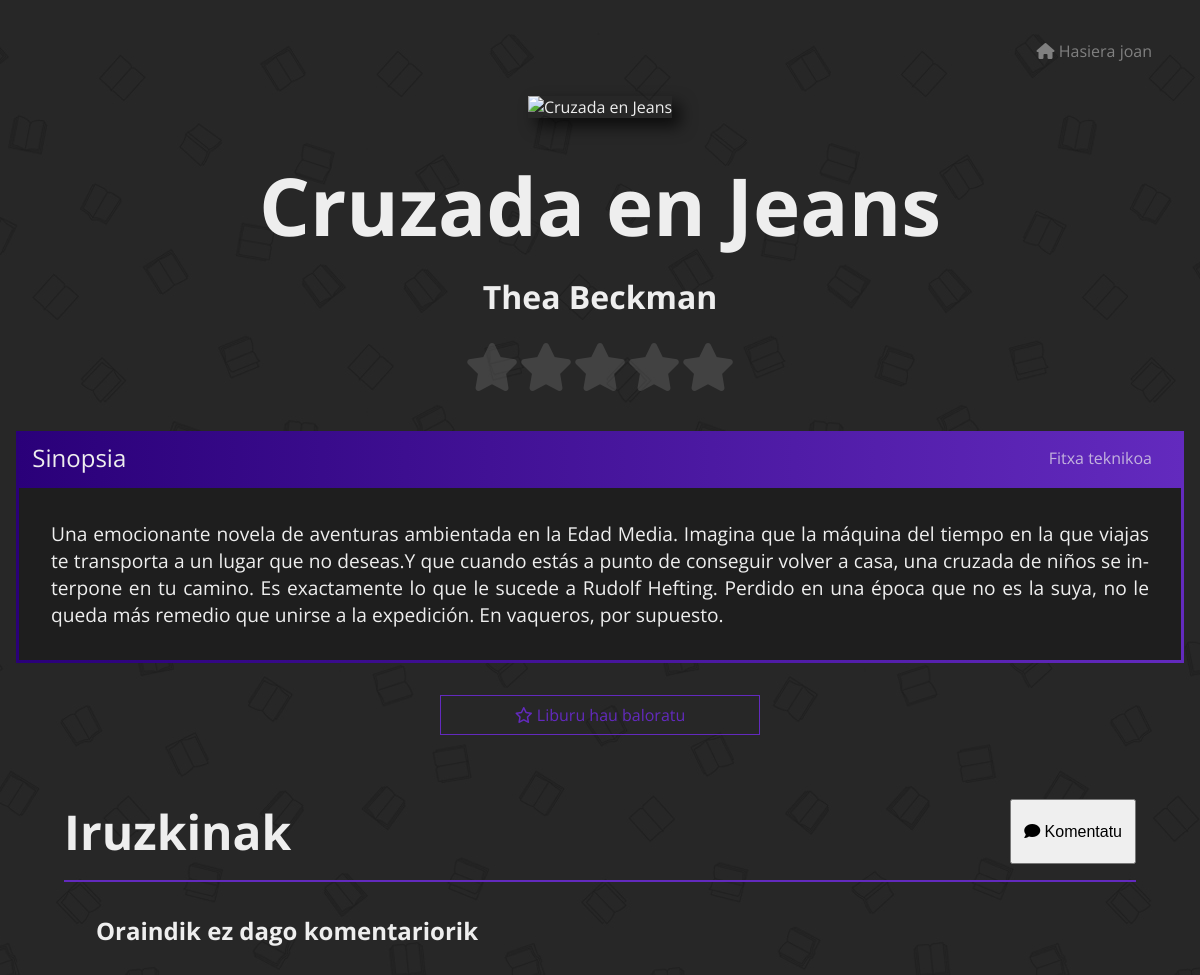
/views/book_info.php?liburua=5 (signed in), run on the app's committed database.
### tables this page shows
create table if not exists solicitud_libro (
  nickname varchar(255),
  id_libro int(5),
  estado enum('aceptado','denegado','espera') default 'espera' not null,
  foreign key (id_libro) references libro(id_libro) on delete cascade,
  foreign key (nickname) references usuario(nickname) on delete cascade
);

create table if not exists libro (
  id_libro int(5) auto_increment primary key,
  titulo varchar(255) not null,
  escritor varchar(255) not null,
  sinopsis varchar(2300),
  formato enum('Nobela','Komikia','Nobela grafikoa','Manga') not null,
  etiqueta varchar(255),
  portada varchar(255),
  edad_media int(2) unsigned default 0,
  num_lectores int unsigned default 0,
  nota_media int(1) unsigned default 0
);

### views/book_info.php (the view, shortened to what this page needs)
<?php
  include('../templates/head.php');
  include_once('../modules/connection.php');
  $book = $_REQUEST['liburua'];
  $query = $miPDO->prepare('SELECT libro.*, solicitud_libro.estado AS estado FROM libro, solicitud_libro WHERE libro.id_libro = :book AND libro.id_libro = solicitud_libro.id_libro');
  $query->execute(['book' => $book]);
  $results = $query->fetch();
?>
    <link rel="stylesheet" href="../styles/book_info.css">
</head>
<body>
  <main>
  <?php
    if ($results['estado'] === "aceptado") {
      echo ' <a class="back" href="main_menu.php"><i class="fa-solid fa-house"></i> Hasiera joan</a>';
    } else if ($results['estado'] === "espera") {
      echo ' <a class="back" href="management.php"><i class="fa-solid fa-house"></i> Administrazioara joan</a>';
    }
    ?>
    <figure>
      <?php echo '<img src="../src/img/books/'.$results['id_libro'].'.jpg" alt="'.$results['titulo'].'">' ?>
    </figure>
    <section>
      <header>
        <?php
          echo '<h1>'.$results['titulo'].'</h1>
                <h2>'.$results['escritor'].'</h2>';
        ?>
        <div class="stars">
          <?php
            if ($results['nota_media'] === 0) {
              for ($i = 0; $i <= 4; $i++) {
                echo '<i class="fa-solid fa-star"></i>';
              }
            }
          ?>
        </div>
      </header>
      <div class="info-container">
        <header>
          <p>Sinopsia</p>
          <p>Fitxa teknikoa</p>
        </header>
        <div class="container">
          <div class="sinopsis">
            <?php
              echo '<p>'.$results['sinopsis'].'</p>';
            ?>
          </div>
        </div>
      </div>
      <?php
        $query = $miPDO->prepare('SELECT * FROM valoracion WHERE nickname = :nickname AND id_libro = :id_libro');
        $query->execute(['nickname' => $_SESSION['nickname'], 'id_libro' => $_REQUEST['liburua']]);
        $results = $query->fetch();
        echo '<div class="actions">';
        if ($results) {
          echo '<div><i class="fa-solid fa-star"></i> Liburu hau baloratu duzu</div>';
        } else {
          echo '<div class="rateBookButton"><i class="fa-regular fa-star"></i> Liburu hau baloratu</div>';
        }
        echo '</div>';
      ?>
    </section>
  </main>
  <section class="reviews">
    <header>
      <div>
        <h1>Iruzkinak</h1>
        <button><i class="fa-solid fa-comment"></i> Komentatu</button>
      </div>
    </header>
    <?php
    $query = $miPDO->prepare('SELECT * FROM comentario WHERE id_libro = :book AND estado = "aceptado" ORDER BY fecha DESC');
    $query->execute(['book' => $_GET['liburua']]);
    $results = $query->fetchAll();
    if ($results) {
      foreach ($results as $position => $comment) {
        $id_comentario = $comment['id_comentario'];
        echo '<section class="comments">
                <div class="main-comment">
                  <header>
                    <h1>'.$comment['nickname'].'</h1>';
                    if ($comment['nickname'] === $_SESSION['nickname']) {
                      echo '<form action="../modules/delete_comment.php" method="get">
                              <input type="hidden" name="book" value="'.$_REQUEST['liburua'].'">
                              <input type="hidden" name="id_comment" value="'.$id_comentario.'">
                              <button><i class="fa-solid fa-trash-can"></i></button>
                            </form>';
                    } else {
                      echo '<button class="answer-button"><i class="fa-solid fa-reply"></i> Erantzun</button>';
                    }
        echo      '</header>
                  <div class="mensaje">
                    '.$comment['mensaje'].'
                    <div class="date">
                      <p>'.date_format(date_create($comment['fecha']), 'G:i').'</p>
                      <p>'.date_format(date_create($comment['fecha']), 'Y/m/j').'</p>
                    </div>
                  </div>
                </div>';
    ?>
      <div class="user-answer">
        <header>
          <h1><?php echo $_SESSION['nickname'] ?></h1>
        </header>
        <div class="mensaje">
          <form action="../modules/new_answer.php" method="get">
            <textarea placeholder="Erantzuna eman" id="mensaje" name="mensaje" autofocus required autocomplete="off" maxlength="2300"></textarea>
            <input type="hidden" name="book" value="<?php echo $_REQUEST['liburua'] ?>">
            <input type="hidden" name="nickname" value="<?php echo $_SESSION['nickname'] ?>">
            <input type="hidden" name="id_comment" value="<?php echo $comment['id_comentario'] ?>">
            <button>Erantzuna eman</button>
          </form>
        </div>
      </div>
    <?php
        $query = $miPDO->prepare('SELECT * FROM respuesta WHERE id_libro = :book AND id_comentario = :id_comentario AND estado = "aceptado" ORDER BY fecha DESC');
        $query->execute(['book' => $_REQUEST['liburua'], 'id_comentario' => $id_comentario]);
        $results = $query->fetchAll();
        if ($results) {
          foreach ($results as $position => $answer) {
            echo '<div class="answer">
                    <header>
                      <h1>'.$answer['nickname'].'</h1>';
                      if ($answer['nickname'] === $_SESSION['nickname']) {
                        echo '<form action="../modules/delete_answer.php" method="get">
                                <input type="hidden" name="book" value="'.$_REQUEST['liburua'].'">
                                <input type="hidden" name="id_answer" value="'.$answer['id_respuesta'].'">
                                <button><i class="fa-solid fa-trash-can"></i></button>
                              </form>';
                      }
            echo    '</header>
                    <div class="mensaje">
                      '.$answer['mensaje'].'
                      <div class="date">
                        <p>'.date_format(date_create($comment['fecha']), 'G:i').'</p>
                        <p>'.date_format(date_create($comment['fecha']), 'Y/m/j').'</p>
                      </div>
                    </div>
                  </div>';
          }
        }
        echo '</section>';
      }
    } else {
      echo '<h1 class="empty">Oraindik ez dago komentariorik</h1>';
    }
    ?>
    </section>
</body>
</html>

### templates/head.php (shortened to what this page needs)
<!DOCTYPE html>
<html lang="es">
<head>
  <link rel="stylesheet" href="https://cdnjs.cloudflare.com/ajax/libs/font-awesome/6.0.0-beta2/css/all.min.css"
 />
  <link rel="stylesheet" href="https://cdnjs.cloudflare.com/ajax/libs/font-awesome/6.2.0/css/all.min.css"
 />
  <link rel="stylesheet" href="../styles/general.css">

### styles/general.css (style rules this page uses)
*, *::after, *::before { margin: 0; padding: 0; box-sizing: border-box; }
body { font-family: "Open Sans"; background-image: url(../src/img/background2.jpg); color: var(--font); overflow-x: hidden; }
:root { --accent: linear-gradient(90deg, rgb(42, 0, 121) 0%, rgb(99, 42, 190) 100%); --dark-purple: rgb(42, 0, 121); --light-purple: rgb(99, 42, 190); --font: #EEE; --main-bg: #2D2D30; --secundary-bg: #1E1E1E; }

### styles/book_info.css (style rules this page uses)
main { display: flex; align-items: center; margin-block: 4rem; padding: 4rem; }
figure img { width: 420px; height: 660px; box-shadow: .5rem .5rem 1rem rgba(0, 0, 0, 0.7); }
main header:not(.info-container header) { display: flex; flex-direction: column; padding: 2rem; padding-top: 0; gap: 1rem; }
main header h1 { font-size: 5rem; color: var(--font); }
main header h2 { font-size: 2rem; color: var(--font); }
.stars { font-size: 3rem; }
.stars > *:not(.calification) { color: gray; opacity: .3; }
main section { margin-inline: 2rem; width: 100%; }
.info-container { background: var(--accent); width: 100%; overflow: hidden; }
.info-container header { width: 100%; display: flex; justify-content: space-between; color: var(--font); }
.info-container header p { transition: all .3s ease-in-out; padding: 1rem 2rem; }
.info-container .container { display: flex; transition: all .5s ease-in-out; color: var(--font); width: 200%; }
.sinopsis, .more-info { display: flex; overflow: hidden; font-size: 1.2rem; padding: 2rem; width: 100%; background-color: var(--secundary-bg); margin: 3px; transition: all .3s ease-in-out; }
.sinopsis p { text-align: justify; hyphens: auto; -webkit-hyphens: auto; }
.actions { margin-top: 2rem; display: flex; justify-content: center; align-items: center; text-align: center; width: 100%; }
.actions div { padding: .5rem 1rem; background: var(--accent); color: var(--font); width: 20rem; }
.actions .rateBookButton { background: transparent; border: 1px solid var(--light-purple); color: var(--light-purple); transition: all .3s ease-in-out; }
.reviews { padding: 4rem; }
.reviews header { width: 100%; display: flex; flex-direction: column; padding-bottom: 1rem; border-bottom: 2px solid var(--light-purple); gap: 1rem; }
.reviews header h1 { font-size: 3rem; color: var(--font); }
.reviews header div { width: 100%; display: flex; justify-content: space-between; }
.reviews header button { font-size: 1rem; padding: .75rem; resize: none; outline: none; }
.empty { margin: 2rem; color: var(--font); }
.back { position: absolute; right: 0; top: 0; margin: 2rem; color: gray; text-decoration: none; padding: .5rem 1rem; transition: all .3s ease-in-out; }
@media screen and (max-width: 1280px) { main { flex-direction: column; padding-block: 0; padding-inline: 1rem; margin-block: 0; margin-top: 6rem; width: 100%; } }
@media screen and (max-width: 1280px) { main header:not(.info-container header) { padding-block: 2rem; padding-inline: 0; align-items: center; } }

### data on the page
solicitud_libro: id_libro.titulo "Cruzada en Jeans", id_libro.escritor "Thea Beckman", id_libro.sinopsis "Una emocionante novela de aventuras ambientada en la Edad Media. Imagina que la máquina del tiempo en la que viajas te transporta a un lugar que no deseas.Y que cuando estás a punto de conseguir volver a casa, una cruzada de niños se interpone en tu camino. Es exactamente lo que le sucede a Rudolf Hefting. Perdido en una época que no es la suya, no le queda más remedio que unirse a la expedición. En vaqueros, por supuesto."
